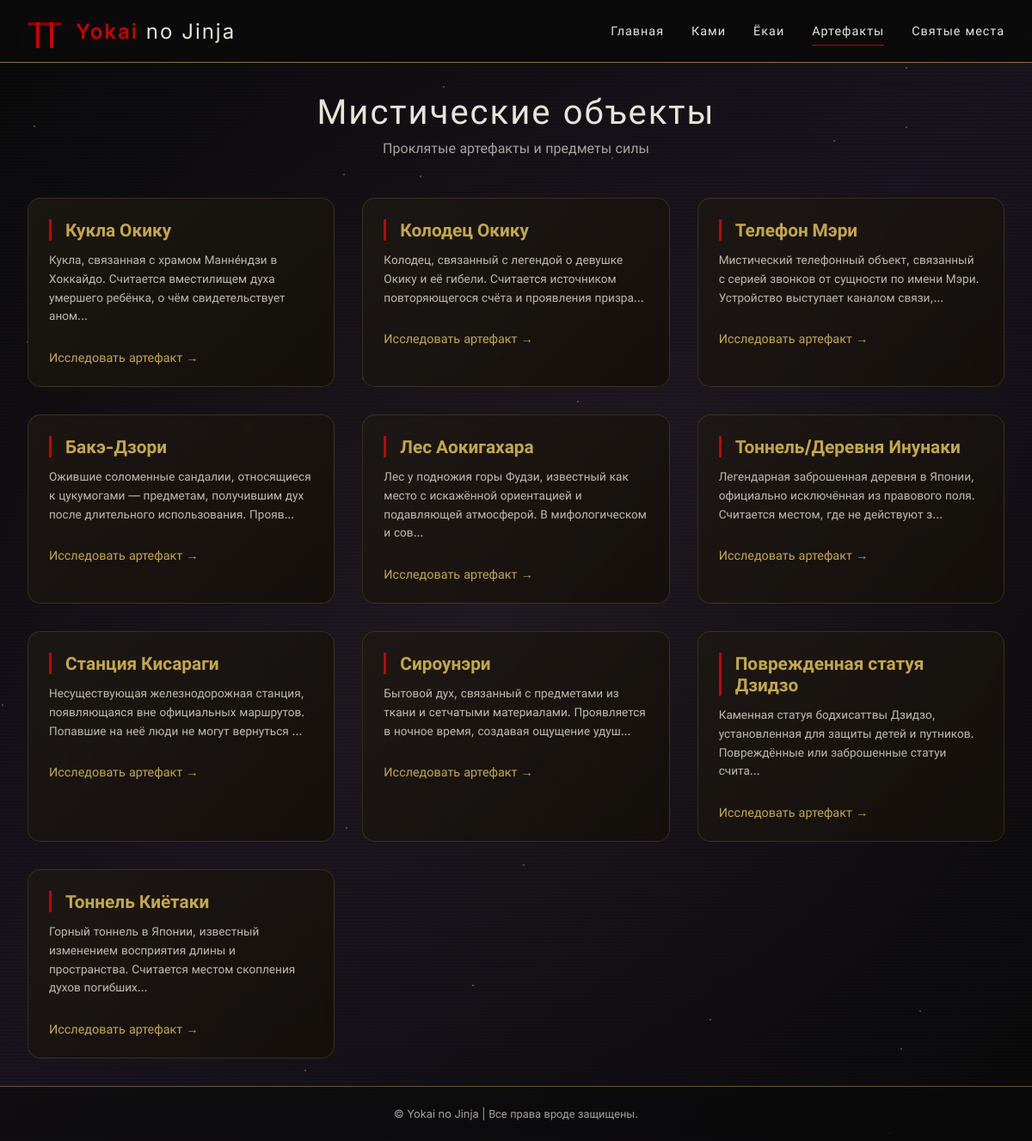
/objects.php, run on the app's committed database.
### tables this page shows
CREATE TABLE `object` (
  `id` int(2) NOT NULL,
  `object_name` varchar(26) DEFAULT NULL,
  `desc` varchar(227) DEFAULT NULL,
  `story_id_o` int(2) DEFAULT NULL
);

### objects.php (the view, shortened to what this page needs)
<?php
require_once 'config/database.php';
require_once 'includes/header.php';
$stmt = $pdo->query("
    SELECT o.*, os.story
    FROM object o
    LEFT JOIN object_story os ON o.story_id_o = os.id
    ORDER BY o.id
");
$objects = $stmt->fetchAll();
?>
<div class="page-header">
    <h1 class="page-title">Мистические объекты</h1>
    <p class="page-subtitle">Проклятые артефакты и предметы силы</p>
</div>
<div class="card-grid">
    <?php foreach($objects as $object): ?>
    <div class="card">
        <div class="card-content">
            <h3><?php echo htmlspecialchars($object['object_name']); ?></h3>
            <p class="card-desc"><?php echo htmlspecialchars(mb_substr($object['desc'], 0, 120)) . '...'; ?></p>
            <a href="details.php?type=object&id=<?php echo $object['id']; ?>" class="card-link">Исследовать артефакт →</a>
        </div>
    </div>
    <?php endforeach; ?>
</div>
<?php require_once 'includes/footer.php'; ?>

### assets/css/style.css (style rules this page uses)
* { margin: 0; padding: 0; box-sizing: border-box; }
:root { --dark-bg: #0a0a0a; --dark-wood: #1a1a1a; --paper: #2a2418; --gold: #c4a747; --gold-dim: #8b7332; --red: #8b0000; --red-bright: #cc0000; --moon: #e8e4d8; --shadow: rgba(0, 0, 0, 0.5); }
body { font-family: 'Inter', 'Cinza', sans-serif; background: linear-gradient(135deg, #0a0a0a 0%, #1a1520 50%, #0a0a0a 100%); color: var(--moon); min-height: 100vh; overflow-x: hidden; position: relative; }
.page-title { text-align: center; font-size: 2.5rem; font-weight: 300; margin-bottom: 0.5rem; letter-spacing: 2px; }
.page-subtitle { text-align: center; opacity: 0.7; margin-bottom: 3rem; }
.card-grid { display: grid; grid-template-columns: repeat(auto-fill, minmax(320px, 1fr)); gap: 2rem; }
.card { background: linear-gradient(135deg, rgba(30, 25, 20, 0.8), rgba(20, 15, 10, 0.9)); backdrop-filter: blur(5px); border-radius: 15px; overflow: hidden; transition: all 0.3s ease; border: 1px solid rgba(196, 167, 71, 0.2); }
.card-content { padding: 1.5rem; }
.card h3 { color: var(--gold); font-size: 1.3rem; margin-bottom: 0.5rem; border-left: 3px solid var(--red-bright); padding-left: 1rem; }
.card-desc { font-size: 0.85rem; line-height: 1.6; opacity: 0.8; margin: 0.75rem 0; }
.card-link { display: inline-block; margin-top: 1rem; color: var(--gold); text-decoration: none; font-size: 0.9rem; transition: all 0.3s ease; }
.slide-up { animation: slideUp 0.6s ease; }

### data on the page
object: object_name "Кукла Окику", desc "Кукла, связанная с храмом Манне́ндзи в Хоккайдо. Считается вместилищем духа умершего ребёнка, о чём свидетельствует аном"
object: object_name "Колодец Окику", desc "Колодец, связанный с легендой о девушке Окику и её гибели. Считается источником повторяющегося счёта и проявления призра"
object: object_name "Телефон Мэри", desc "Мистический телефонный объект, связанный с серией звонков от сущности по имени Мэри. Устройство выступает каналом связи,"
object: object_name "Бакэ-Дзори", desc "Ожившие соломенные сандалии, относящиеся к цукумогами — предметам, получившим дух после длительного использования. Прояв"
object: object_name "Лес Аокигахара", desc "Лес у подножия горы Фудзи, известный как место с искажённой ориентацией и подавляющей атмосферой. В мифологическом и сов"
object: object_name "Тоннель/Деревня Инунаки", desc "Легендарная заброшенная деревня в Японии, официально исключённая из правового поля. Считается местом, где не действуют з"
object: object_name "Станция Кисараги", desc "Несуществующая железнодорожная станция, появляющаяся вне официальных маршрутов. Попавшие на неё люди не могут вернуться"
object: object_name "Сироунэри", desc "Бытовой дух, связанный с предметами из ткани и сетчатыми материалами. Проявляется в ночное время, создавая ощущение удуш"
object: object_name "Поврежденная статуя Дзидзо", desc "Каменная статуя бодхисаттвы Дзидзо, установленная для защиты детей и путников. Повреждённые или заброшенные статуи счита"
object: object_name "Тоннель Киётаки", desc "Горный тоннель в Японии, известный изменением восприятия длины и пространства. Считается местом скопления духов погибших"
